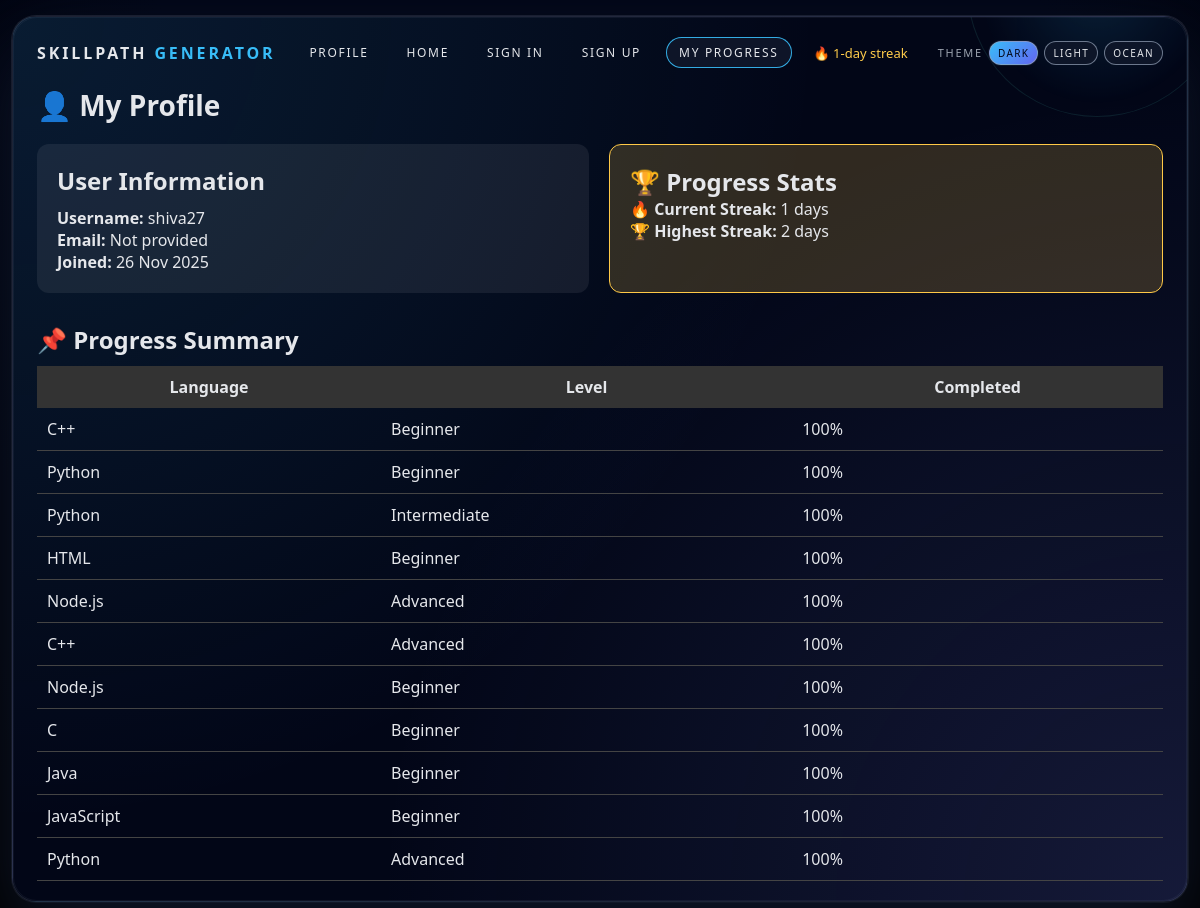
Screenshot of /profile/ (signed in) with the database file from the repository.
### core/models.py (models this page shows, shortened)
class UserStreak(models.Model):
    user = models.OneToOneField(User, on_delete=models.CASCADE)
    current_streak = models.IntegerField(default=0)
    longest_streak = models.IntegerField(default=0)
    last_completed_date = models.DateField(null=True, blank=True)

class RoadmapStep(models.Model):
    language = models.CharField(max_length=100)
    title = models.CharField(max_length=255)
    week = models.IntegerField()
    level = models.CharField(max_length=100)

### core/views.py (the view)
# urls.py: path("profile/", views.profile, name="profile"),
@login_required(login_url="sign_in")
@login_required(login_url="sign_in")
def profile(request):
    streak = getattr(request.user, "userstreak", None)
    qs = UserProgress.objects.select_related("roadmap_step").filter(user=request.user)
    summary = {}
    for p in qs:
        step = p.roadmap_step
        key = (step.language, step.level)
        if key not in summary:
            summary[key] = {"total": 0, "completed": 0}
        summary[key]["total"] += 1
        if p.completed:
            summary[key]["completed"] += 1
    progress_data = []
    for (language, level), data in summary.items():
        total = data["total"]
        completed = data["completed"]
        percentage = int((completed / total) * 100) if total > 0 else 0
        progress_data.append(
            {"language": language, "level": level, "percentage": percentage}
        )
    return render(
        request,
        "core/profile.html",
        {
            "user": request.user,
            "streak": streak,
            "progress_data": progress_data,
        },
    )

### core/templates/core/profile.html (shortened to what this page needs)
{% extends "core/base.html" %}
{% block main %}
<h1 style="font-size: 28px; margin-bottom: 20px;">👤 My Profile</h1>
<div style="display:flex; gap:20px; flex-wrap:wrap;">
    <div style="flex:1; min-width:260px; background:rgba(255,255,255,0.07); padding:20px; border-radius:12px;">
        <h2 style="margin-bottom:10px;">User Information</h2>
        <p><strong>Username:</strong> {{ user.username }}</p>
        <p><strong>Email:</strong> {{ user.email|default:"Not provided" }}</p>
        <p><strong>Joined:</strong> {{ user.date_joined|date:"d M Y" }}</p>
    </div>
    <div style="flex:1; min-width:260px; background:rgba(255,201,71,0.18); border:1px solid #ffc947; padding:20px; border-radius:12px;">
        <h2>🏆 Progress Stats</h2>
        {% if streak %}
    🔥 <strong>Current Streak:</strong> {{ streak.current_streak }} days <br>
    🏆 <strong>Highest Streak:</strong> {{ streak.longest_streak }} days
{% else %}
    <p>No streak data yet — start learning to activate it 🔥</p>
{% endif %}
    </div>
</div>
<h2 style="margin-top:30px;">📌 Progress Summary</h2>
{% if progress_data %}
<table style="width:100%; margin-top:10px; border-collapse:collapse;">
    <tr style="background:#333;">
        <th style="padding:10px;">Language</th>
        <th style="padding:10px;">Level</th>
        <th style="padding:10px;">Completed</th>
    </tr>
    {% for row in progress_data %}
    <tr style="border-bottom:1px solid #444;">
        <td style="padding:10px;">{{ row.language }}</td>
        <td style="padding:10px;">{{ row.level }}</td>
        <td style="padding:10px;">{{ row.percentage }}%</td>
    </tr>
    {% endfor %}
</table>
{% else %}
<p style="margin-top:10px; color:#aaa;">No progress yet. Start a roadmap to see results here.</p>
{% endif %}
{% endblock %}

### core/templates/core/base.html (shortened to what this page needs)
<!DOCTYPE html>
<html lang="en">
<head>
</head>
<body class="theme-dark">
<div class="container">
    <div class="glow-ring"></div>
    <div class="navbar">
        <div class="nav-brand">SkillPath <span>Generator</span></div>
        <div class="nav-links">
            <a href="{% url 'profile' %}" class="nav-link">Profile</a>
            <a href="{% url 'home' %}" class="nav-link">Home</a>
            <a href="{% url 'sign_in' %}" class="nav-link">Sign In</a>
            <a href="{% url 'sign_up' %}" class="nav-link">Sign Up</a>
            <a href="{% url 'my_progress' %}" class="nav-link nav-pill">My Progress</a>
            {% if user.is_authenticated and user.userstreak %}
                <span style="margin-left:10px; font-size:13px; color:#ffcc4b;">
                🔥 {{ user.userstreak.current_streak }}-day streak
                </span>
            {% endif %}
            <div class="nav-theme-toggle">
                <span>Theme</span>
                <button type="button" class="theme-chip" data-theme-btn="dark">Dark</button>
                <button type="button" class="theme-chip" data-theme-btn="light">Light</button>
                <button type="button" class="theme-chip" data-theme-btn="ocean">Ocean</button>
            </div>
        </div>
    </div>
    {% block main %}{% endblock %}
</div>
</body>
</html>

### core/templates/core/base.html (style rules this page uses)
* { box-sizing: border-box; margin: 0; padding: 0; font-family: system-ui, -apple-system, BlinkMacSystemFont, "Segoe UI", sans-serif; }
body { min-height: 100vh; background: radial-gradient(circle at top, #020617 0, #020617 35%, #020617 40%, #000 100%); padding: 16px 12px; color: #e5e7eb; transition: background 0.4s ease, color 0.3s ease; }
.container { width: 100%; max-width: 1200px; margin: 0 auto; background: radial-gradient(circle at top left, rgba(56, 189, 248, 0.12), transparent 55%), radial-gradient(circle at bottom right, rgba(129, 140, 248, 0.15), transparent 55%), linear-gradient(145deg, #020617, #020617, #020617); border-radius: 24px; padding: 20px 24px 20px 24px; box-shadow: 0 32px 80px rgba(15, 23, 42, 0.95), 0 0 0 1px rgba(148, 163, 184, 0.18); border: 1px solid rgba(148, 163, 184, 0.18); position: relative; overflow: hidden; min-height: calc(100vh - 32px); display: flex; flex-direction: column; }
.container::before { content: ""; position: absolute; inset: 0; pointer-events: none; border-radius: inherit; border: 1px solid rgba(148, 163, 184, 0.2); opacity: 0.4; }
.glow-ring { position: absolute; width: 260px; height: 260px; border-radius: 999px; border: 1px solid rgba(94, 234, 212, 0.18); filter: blur(0.3px); opacity: 0.6; top: -160px; right: -40px; background: radial-gradient(circle at center, rgba(56, 189, 248, 0.24), transparent 65%); }
.navbar { position: relative; z-index: 1; display: flex; align-items: center; justify-content: space-between; margin-bottom: 18px; }
.nav-brand { font-size: 16px; font-weight: 650; letter-spacing: 0.18em; text-transform: uppercase; color: #e5e7eb; }
.nav-brand span { color: #38bdf8; }
.nav-links { display: flex; gap: 12px; align-items: center; }
.nav-links { position: relative; z-index: 9999; }
nav, .navbar { position: relative; z-index: 9999; }
.nav-link { font-size: 12px; letter-spacing: 0.14em; text-transform: uppercase; padding: 6px 12px; border-radius: 999px; border: 1px solid transparent; text-decoration: none; color: #e5e7eb; background: transparent; cursor: pointer; }
.nav-pill { border-color: rgba(56, 189, 248, 0.9); background: rgba(15, 23, 42, 0.95); }
.nav-theme-toggle { display: flex; align-items: center; gap: 6px; margin-left: 18px; font-size: 11px; letter-spacing: 0.16em; text-transform: uppercase; color: #9ca3af; }
.theme-chip { border-radius: 999px; border: 1px solid rgba(148, 163, 184, 0.7); padding: 4px 8px; font-size: 10px; letter-spacing: 0.14em; text-transform: uppercase; background: rgba(15, 23, 42, 0.9); color: #e5e7eb; cursor: pointer; transition: background 0.2s ease, color 0.2s ease, box-shadow 0.2s ease; }
.theme-chip-active { background: linear-gradient(135deg, #38bdf8, #6366f1); color: #020617; box-shadow: 0 0 0 1px rgba(15, 23, 42, 0.9); }
button { border: none; cursor: pointer; border-radius: 999px; padding: 11px 20px; font-size: 13px; font-weight: 500; letter-spacing: 0.08em; text-transform: uppercase; display: inline-flex; align-items: center; justify-content: center; gap: 8px; transition: transform 0.08s ease, box-shadow 0.08s ease, background 0.2s ease, opacity 0.2s ease; }

### rows the page displays
UserStreak: current_streak "1", longest_streak "2"
RoadmapStep: language "C++", level "Beginner"
RoadmapStep: language "Python", level "Beginner"
RoadmapStep: language "Python", level "Intermediate"
RoadmapStep: language "HTML", level "Beginner"
RoadmapStep: language "Node.js", level "Advanced"
RoadmapStep: language "C++", level "Advanced"
RoadmapStep: language "Node.js", level "Beginner"
RoadmapStep: level "Beginner"
RoadmapStep: language "Java", level "Beginner"
RoadmapStep: language "JavaScript", level "Beginner"
RoadmapStep: language "Python", level "Advanced"

### other values shown
{{ user.userstreak.current_streak }} "1"
{{ user.username }} "shiva27"
{{ user.email|default:"Not provided" }} "Not provided"
{{ user.date_joined|date:"d M Y" }} "26 Nov 2025"
{{ row.percentage }} "100" "100" "100" "100" "100" "100" "100" "100" "100" "100" "100"
{{ row.language }} "C"
